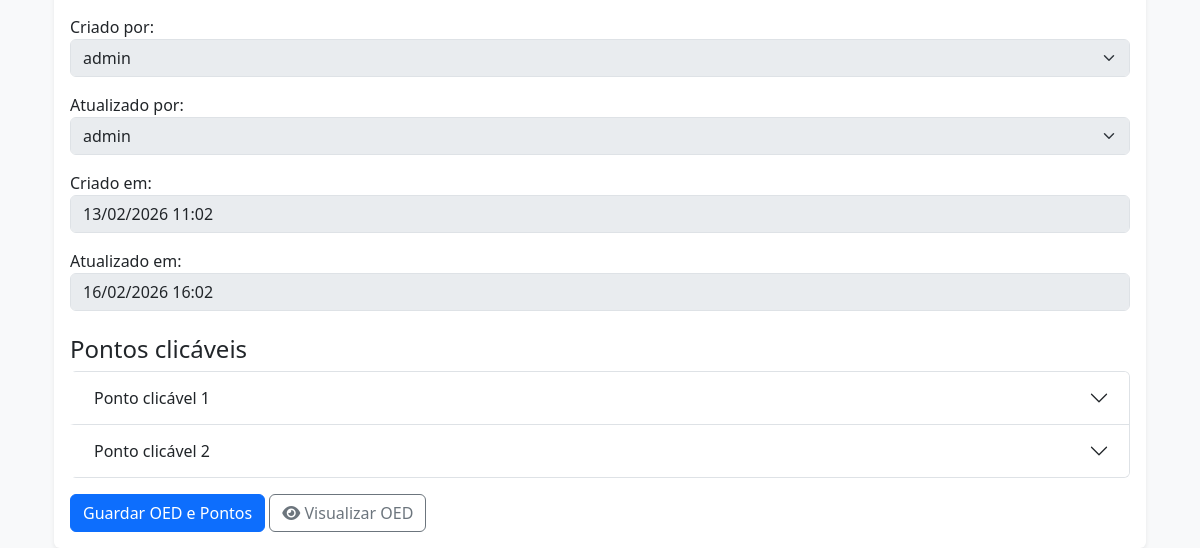
/oeds/editar/1/ (signed in, lower part), run on an earlier commit of the app's database.
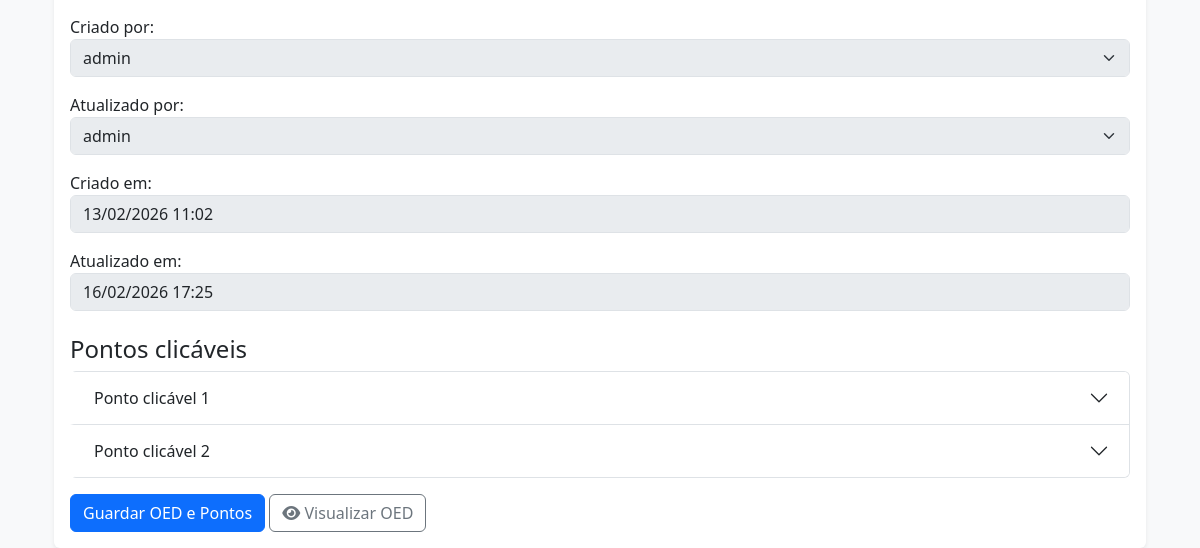
And on a later commit of the database.
### oeds/models.py (models this page shows, shortened)
class Oed(AuditoriaBase):
    retranca = models.CharField(verbose_name='Retranca', max_length=50, unique=True, help_text='Campo obrigatório. A retranca pode ser alterada posteriormente, se necessário.')
    status = models.ForeignKey(
        StatusOed,
        on_delete=models.SET_NULL,
        blank=True,
        null=True,
        verbose_name='Status do OED',
        related_name='%(class)s_oeds'
    )
    titulo = CKEditor5Field("Título do OED", config_name='default')
    tipo = models.ForeignKey(
        TipoOed,
        on_delete=models.SET_NULL,
        blank=True,
        null=True,
        verbose_name="Tipo do OED",
        related_name="%(class)s_oeds"
    )
    projeto = models.ForeignKey(
        Projeto,
        on_delete=models.SET_NULL,
        blank=True,
        null=True,
        verbose_name="Projeto",
        related_name="%(class)s_oeds"
    )
    componente = models.ForeignKey(
        Componente,
        on_delete=models.SET_NULL,
        blank=True,
        null=True,
        verbose_name="Componente",
        related_name="%(class)s_oeds"
    )
    volume = models.PositiveIntegerField("Volume", blank=True, null=True)
    capitulo = models.CharField("Capítulo", max_length=100, blank=True, null=True)
    pagina = models.PositiveIntegerField("Página", blank=True, null=True)
    local_insercao = models.CharField("Local de inserção", max_length=255, blank=True, null=True)
    introducao = CKEditor5Field("Texto de introdução", config_name='default', blank=True, null=True)
    conclusao = CKEditor5Field("Texto de conclusão", config_name='default', blank=True, null=True)
    palavras_chave = models.CharField("Palavras-chave", blank=True, null=True, help_text='Separe por vírgulas: palavra1, palavra2')
    fonte_de_pesquisa = CKEditor5Field("Fonte de pesquisa", config_name='default', blank=True, null=True)
    retranca_da_imagem_principal = models.CharField(
        verbose_name='Retranca da imagem',
        max_length=255,
        blank=True,
        null=True,
        help_text='Esse campo será atualizado ao carregar a imagem e salvar o OED.'
    )
    imagem_principal = models.ImageField(
        verbose_name="Imagem principal",
        upload_to=renomear_imagem_oed, # Usa a função de renomeação
        validators=[FileExtensionValidator(allowed_extensions=['png', 'jpg', 'jpeg'])],
        help_text="Formatos aceitos: PNG, JPG ou JPEG. Ao carregar nova imagem, o campo 'Retranca da imagem' será atualizado.",
        blank=True,
        null=True,
    )
    legenda_da_imagem_principal = CKEditor5Field("Legenda da imagem principal", config_name='default', blank=True, null=True)
    alt_text_da_imagem_principal = models.TextField('Descrição para acessibilidade da imagem principal', max_length=2000, help_text='Máximo 2.000 caracteres.', blank=True, null=True)
    credito_da_imagem_principal = models.ForeignKey(
        Credito,
        on_delete=models.SET_NULL,
        blank=True,
        null=True,
        verbose_name='Crédito da imagem principal',
        related_name='%(class)s_oeds'
    )
    quantidade_pontos_prevista = models.PositiveIntegerField(
        "Quantidade de pontos clicáveis",
        default=3,
        help_text="Informe quantos pontos clicáveis este OED deve ter."
    )
    orientacoes_para_producao = CKEditor5Field("Orientações para a produção", config_name='default', blank=True, null=True)

### oeds/views.py (the view, shortened to what this page needs)
# urls.py: path('editar/<int:pk>/', views.OedUpdateView.as_view(), name='editar_oed'),
class OedUpdateView(LoginRequiredMixin, VerboseNameMixin, UpdateView):
    model = Oed
    form_class = OedModelForm
    template_name = 'oeds/form_oed.html'
    success_url = reverse_lazy('listar_oeds')
    def get_context_data(self, **kwargs):
        data = super().get_context_data(**kwargs)
        if self.request.POST:
            data['pontos'] = PontoClicavelFormSet(self.request.POST, self.request.FILES, instance=self.object)
        else:
            data['pontos'] = PontoClicavelFormSet(instance=self.object)
        return data

### oeds/views.py (called while the page is built)
    def get_context_data(self, **kwargs):
        context = super().get_context_data(**kwargs)
        context['verbose_name'] = self.model._meta.verbose_name
        context['verbose_name_plural'] = self.model._meta.verbose_name_plural
        context['titulo'] = self.model._meta.verbose_name
        return context

### projetos/models.py (called while the page is built)
    def __str__(self):
        return self.nome

    def __str__(self):
        return self.nome

    def __str__(self):
        return self.nome

    def __str__(self):
        return self.nome

    def __str__(self):
        return self.nome

### usuarios/models.py (called while the page is built)
    def __str__(self):
        return self.get_full_name() or self.username

### oeds/templates/oeds/form_oed.html (shortened to what this page needs)
{% extends "base.html" %}
{% load django_bootstrap5 %}
{% block content %}
<div class="container mt-4">
    <div class="card shadow-sm border-0">
        <div class="card-body">
            <form method="post" enctype="multipart/form-data" id="oed-form">
                {{ form.as_p }}
                <h4 class="mt-4">Pontos clicáveis</h4>
                <div class="accordion" id="accordionPontos">
                    {% for ponto_form in pontos %}
                    <div class="accordion-item ponto-item">
                        <h2 class="accordion-header" id="heading-{{ forloop.counter0 }}">
                            <button class="accordion-button collapsed" type="button" data-bs-toggle="collapse"
                                data-bs-target="#collapse-{{ forloop.counter0 }}">
                                Ponto clicável <span class="ponto-numero ms-1">{{ forloop.counter }}</span>
                            </button>
                        </h2>
                    </div>
                    {% endfor %}
                </div>
                <button type="submit" class="btn btn-primary mt-3">Guardar OED e Pontos</button>
                {% if object %} <a href="{% url 'oeds_preview:oed_preview' pk=object.pk %}" target="_blank" class="btn btn-outline-secondary mt-3"><i class="fa fa-eye" aria-hidden="true"></i> Visualizar OED</a> {% endif %}
            </form>
        </div>
    </div>
</div>
{% endblock %}

What changed in the data, as far as the page shows it:
changed Oed "admin": atualizado_em "16/02/2026 16:02" → "16/02/2026 17:25"
